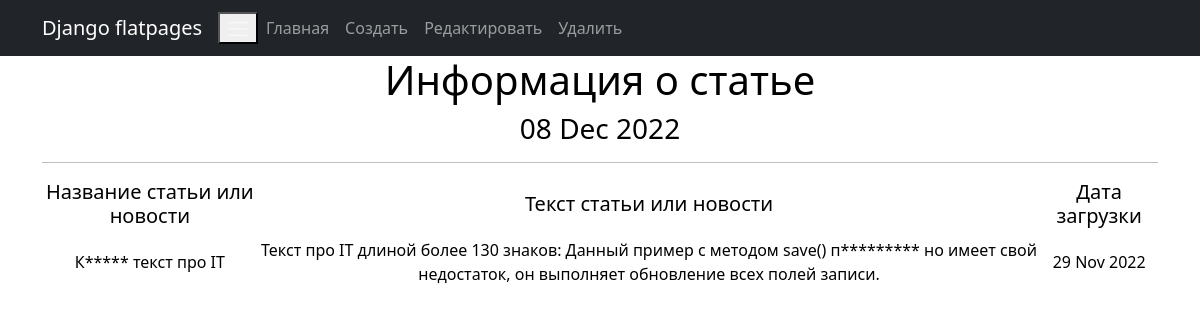
The page /news/2 on the database its author committed.
### news/models.py (models this page shows, shortened)
class Post(models.Model):
    author = models.ForeignKey(Author, on_delete=models.CASCADE)
    NEWS = 'NW'
    ARTICLE = 'AR'
    CATEGORY_CHOICES = (
        (NEWS, 'НОВОСТЬ'),
        (ARTICLE, 'СТАТЬЯ')
    )
    categoryType = models.CharField(max_length=2, choices=CATEGORY_CHOICES, default=ARTICLE)
    dateCreation = models.DateTimeField(auto_now_add=True)
    postCategory = models.ManyToManyField(Category, through='PostCategory')
    title = models.CharField(max_length=128)
    text = models.TextField()
    rating = models.SmallIntegerField(default=0)

### news/views.py (the view)
# urls.py: path('<int:pk>', PostDetail.as_view(), name='post_detail'),
class PostDetail(DetailView):
    model = Post
    template_name = 'post_1.html'
    context_object_name = 'post'
    def get_context_data(self, **kwargs):
        context = super().get_context_data(**kwargs)
        context['time_now'] = datetime.utcnow()
        return context

### news/templatetags/custom_filters.py (called while the page is built)
@register.filter()
def censor(value):
    bad_words = ['прикольный', 'клевый', 'крутой']
    if not isinstance(value, str):
        raise TypeError(f"unresolved type '{type(value)}' expected  type 'str'")
    for word in value.split():
        if word.lower() in bad_words:
            value = value.replace(word, f"{word[0]}{'*' * (len(word) - 1)}")
    return value

### templates/post_1.html (shortened to what this page needs)
{% extends 'flatpages/default.html' %}
{% load custom_filters %}
{% block content %}
  <h1>Информация о статье</h1>
   <h3>{{ time_now|date:'d M Y' }}</h3>
<hr>
<table>
           <tr>
               <td><h5>Название статьи или новости</h5></td>
               <td><h5>Текст статьи или новости</h5></td>
               <td><h5>Дата загрузки</h5></td>
           <tr>
               <td>{{ post.title|censor }}</td>
               <td>{{ post.text |censor }}</td>
               <td>{{ post.dateCreation|date:'d M Y ' }}</td>
</table>
{% endblock content %}

### rows shown on the page
Post: title|censor "К***** текст про IT", text|censor "Текст про IT длиной более 130 знаков: Данный пример с методом save() п********* но имеет свой недостаток, он выполняет обновление всех полей записи.", dateCreation "29 Nov 2022"

### other values the page prints
{{ time_now|date:'d M Y' }} "08 Dec 2022"
